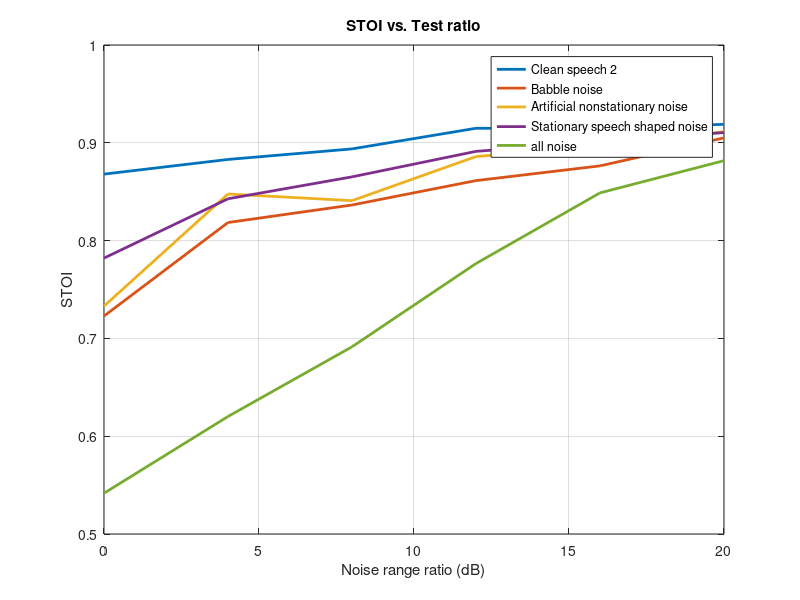

The MATLAB source for this figure:
%% figure;
test_ratios = 0:4:20;
load('STOI_1.mat')
load('STOI_2.mat')
load('STOI_3.mat')
load('STOI_4.mat')
load('STOI_all.mat')
plot(test_ratios, STOI_1, 'LineWidth', 2);
hold on 
plot(test_ratios, STOI_2, 'LineWidth', 2);
hold on 
plot(test_ratios, STOI_3, 'LineWidth', 2);
hold on
plot(test_ratios, STOI_4, 'LineWidth', 2);
hold on 
plot(test_ratios, STOI_all, 'LineWidth', 2);
legend('Clean speech 2', 'Babble noise', 'Artificial nonstationary noise','Stationary speech shaped noise','all noise')

xlabel('Noise range ratio (dB)');
ylabel('STOI');
title('STOI vs. Test ratio');
grid on;